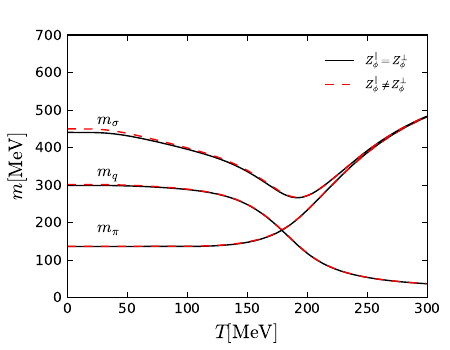

Recreate this plot in Python.
#!/usr/bin/env python
# -*- coding: utf-8 -*-
# sphinx_gallery_thumbnail_number = 3

import matplotlib.pyplot as plt
import numpy as np
from matplotlib.ticker import NullFormatter  # useful for `logit` scale
import matplotlib.ticker as ticker
import matplotlib as mpl

mpl.style.use('classic')


# Data for plotting
mf1=np.loadtxt(r'gluesameinitial/fixpointz1/mu0/buffer/mf.dat')
mf2=np.loadtxt(r'gluesameinitial/fixpointzneq1/mu0/buffer/mf.dat')

mp1=np.loadtxt(r'gluesameinitial/fixpointz1/mu0/buffer/mPion.dat')
mp2=np.loadtxt(r'gluesameinitial/fixpointzneq1/mu0/buffer/mPion.dat')

ms1=np.loadtxt(r'gluesameinitial/fixpointz1/mu0/buffer/mSigma.dat')
ms2=np.loadtxt(r'gluesameinitial/fixpointzneq1/mu0/buffer/mSigma.dat')





# Create figure
fig=plt.figure(figsize=(4.5, 3.5))
#fig=plt.figure()
ax1=fig.add_subplot(111)

ax1.plot(mp1,'k-',linewidth=1,markersize=5,label=r'$Z^{\|}_{\phi}=Z^{\bot}_{\phi}$')
ax1.plot(mp2,'r--',linewidth=1,markersize=5,label=r'$Z^{\|}_{\phi}\neq Z^{\bot}_{\phi}$')
#ax1.plot(mf3,'k:',linewidth=2,markersize=5,label=r'$m_{q}\,h_k(\rho)\,Z^{\|}_{\phi}=Z^{\bot}_{\phi}\,phypoint$')
#ax1.plot(mf4,'r-',linewidth=1,markersize=5,label=r'$m_{q}\,h_k(\rho)\,Z^{\|}_{\phi}\neq Z^{\bot}_{\phi}\,phypoint$')

ax1.plot(mf1,'k-',linewidth=1,markersize=5)#,label=r'$m_q\,h_k\,Z^{\|}_{\phi}=Z^{\bot}_{\phi}\,fixpoint$')
ax1.plot(mf2,'r--',linewidth=1,markersize=5)#,label=r'$m_{\pi}\,h_k\,Z^{\|}_{\phi}\neq Z^{\bot}_{\phi}\,fixpoint$')
#ax1.plot(mf7,'b:',linewidth=2,markersize=5,label=r'$m_{q}\,h_k\,Z^{\|}_{\phi}\neq Z^{\bot}_{\phi}\,fixpoint$')
#ax1.plot(mf8,'y-',linewidth=1,markersize=5,label=r'$m_{q}\,h_k\,Z^{\|}_{\phi}\neq Z^{\bot}_{\phi}\,phypoint$')
ax1.plot(ms1,'k-',linewidth=1,markersize=5)#,label=r'$m_q\,h_k\,Z^{\|}_{\phi}=Z^{\bot}_{\phi}\,fixpoint$')
ax1.plot(ms2,'r--',linewidth=1,markersize=5)#,label=r'$m_{\pi}\,h_k\,Z^{\|}_{\phi}\neq Z^{\bot}_{\phi}\,fixpoint$')
plt.text(25,460,r'$m_{\sigma}$')
plt.text(25,320,r'$m_{q}$')
plt.text(25,170,r'$m_{\pi}$')
#plt.text(200,530,r'$fix\,\,\,point$')
#plt.text(10,600,r'$field\,\,\,denpend\,\,\,h_k(\rho)$')

ax1.axis([0,300,0,700])
#ax1.set_xscale('log')

ax1.set_xlabel('$T[\mathrm{MeV}]$', fontsize=14, color='black')
ax1.set_ylabel(r'$m[\mathrm{MeV}]$', fontsize=14, color='black')

ax1.legend(loc=0,fontsize='x-small',frameon=False,shadow=True,handlelength=3.,borderpad=0.5,borderaxespad=1)

for label in ax1.xaxis.get_ticklabels():
    label.set_fontsize(10)
for label in ax1.yaxis.get_ticklabels():
    label.set_fontsize(10)



#for ax in fig.axes:
#    ax.grid(True)

# Format the minor tick labels of the y-axis into empty strings with
# `NullFormatter`, to avoid cumbering the axis with too many labels.
#plt.gca().yaxis.set_minor_formatter(NullFormatter())
# Adjust the subplot layout, because the logit one may take more space
# than usual, due to y-tick labels like "1 - 10^{-3}"
fig.subplots_adjust(top=0.9, bottom=0.15, left=0.15, right=0.95, hspace=0.35,
                    wspace=0.35)


fig.savefig("m.pdf")

#plt.show()
